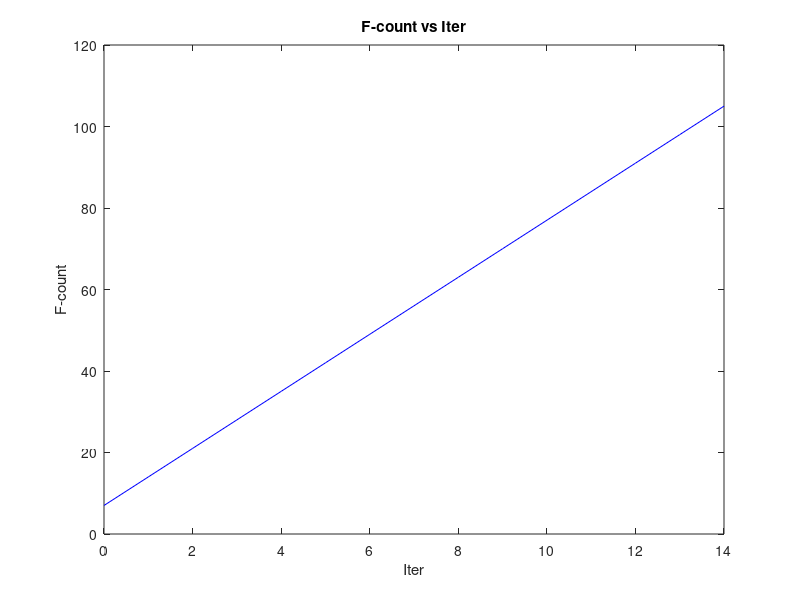
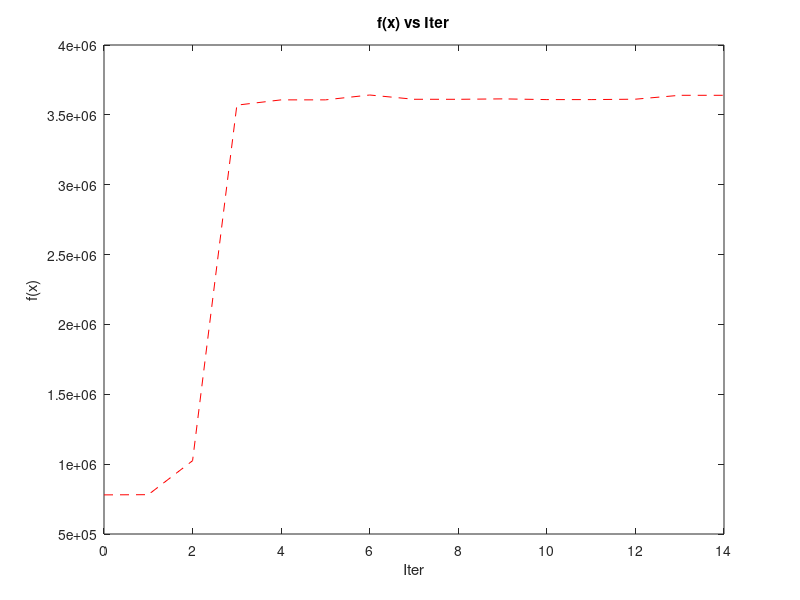
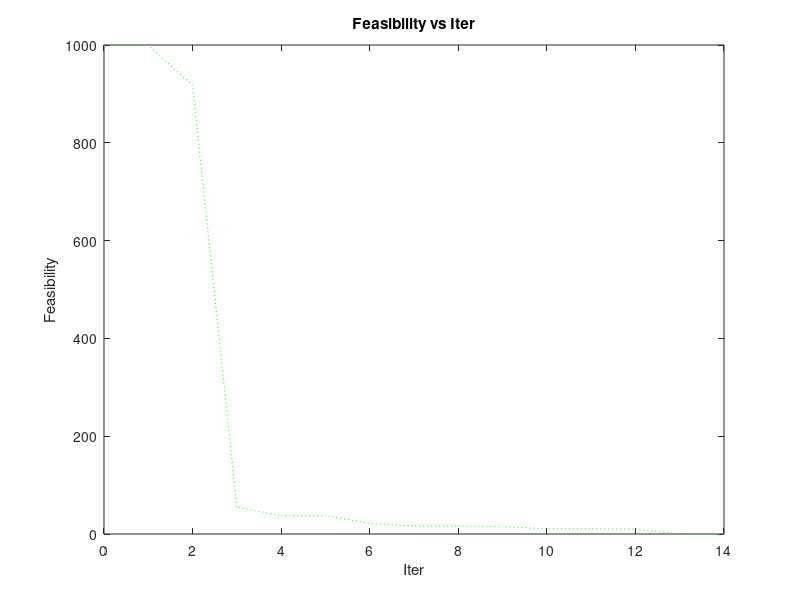
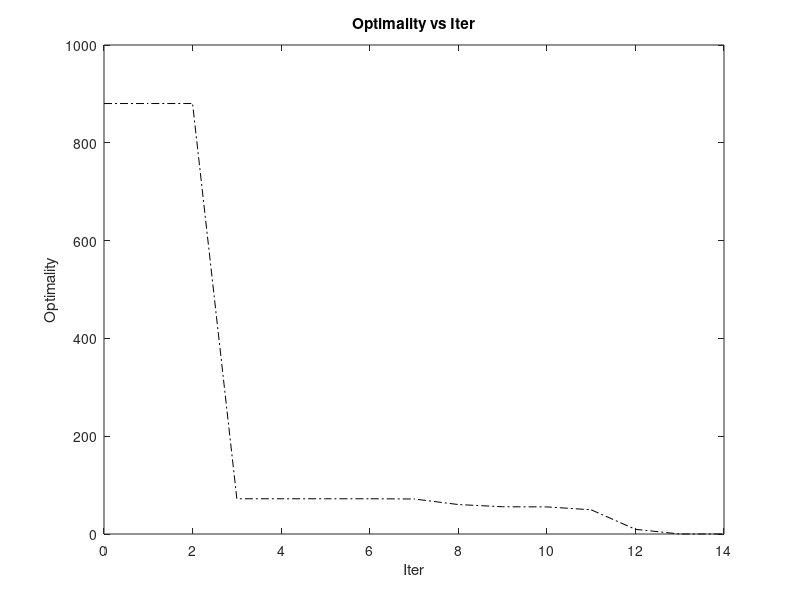

Write the MATLAB code that produced these figures, in order.
% Define the data
iter = [0 1 2 3 4 5 6 7 8 9 10 11 12 13 14];
f_count = [7 14 21 28 35 42 49 56 63 70 77 84 91 98 105];
fx = [7.800000e+05 7.814758e+05 1.024676e+06 3.569468e+06 3.607291e+06 3.607341e+06 3.642096e+06 3.611554e+06 3.611342e+06 3.614431e+06 3.609271e+06 3.609202e+06 3.612128e+06 3.640000e+06 3.640000e+06];
feasibility = [1.000e+03 9.995e+02 9.178e+02 5.484e+01 3.765e+01 3.761e+01 2.180e+01 1.643e+01 1.642e+01 1.521e+01 1.063e+01 1.062e+01 9.611e+00 0.000e+00 0.000e+00];
optimality = [8.803e+02 8.803e+02 8.803e+02 7.205e+01 7.205e+01 7.205e+01 7.205e+01 7.162e+01 6.027e+01 5.572e+01 5.542e+01 4.950e+01 9.611e+00 2.375e-02 1.112e-04];
step = [NaN 4.955e-01 8.688e+01 9.880e+02 8.803e+01 4.636e-01 1.262e+02 4.661e+02 2.314e+00 6.663e+00 2.637e+02 1.310e+00 1.390e+00 1.321e+01 8.065e-05];

% Set the line characteristics
line_style = {'-', '--', ':', '-.', ':'};
line_color = {'b', 'r', 'g', 'k', 'm'};

% Plot each column against iter on a separate figure
figure;
plot(iter, f_count, 'LineStyle', line_style{1}, 'Color', line_color{1});
xlabel('Iter');
ylabel('F-count');
title('F-count vs Iter');

figure;
plot(iter, fx, 'LineStyle', line_style{2}, 'Color', line_color{2});
xlabel('Iter');
ylabel('f(x)');
title('f(x) vs Iter');

figure;
plot(iter, feasibility, 'LineStyle', line_style{3}, 'Color', line_color{3});
xlabel('Iter');
ylabel('Feasibility');
title('Feasibility vs Iter');

figure;
plot(iter, optimality, 'LineStyle', line_style{4}, 'Color', line_color{4});
xlabel('Iter');
ylabel('Optimality');
title('Optimality vs Iter');

figure;
plot(iter, step, 'LineStyle', line_style{5}, 'Color', line_color{4});
xlabel('Iter');
ylabel('Step');
title('Step vs Iter');
